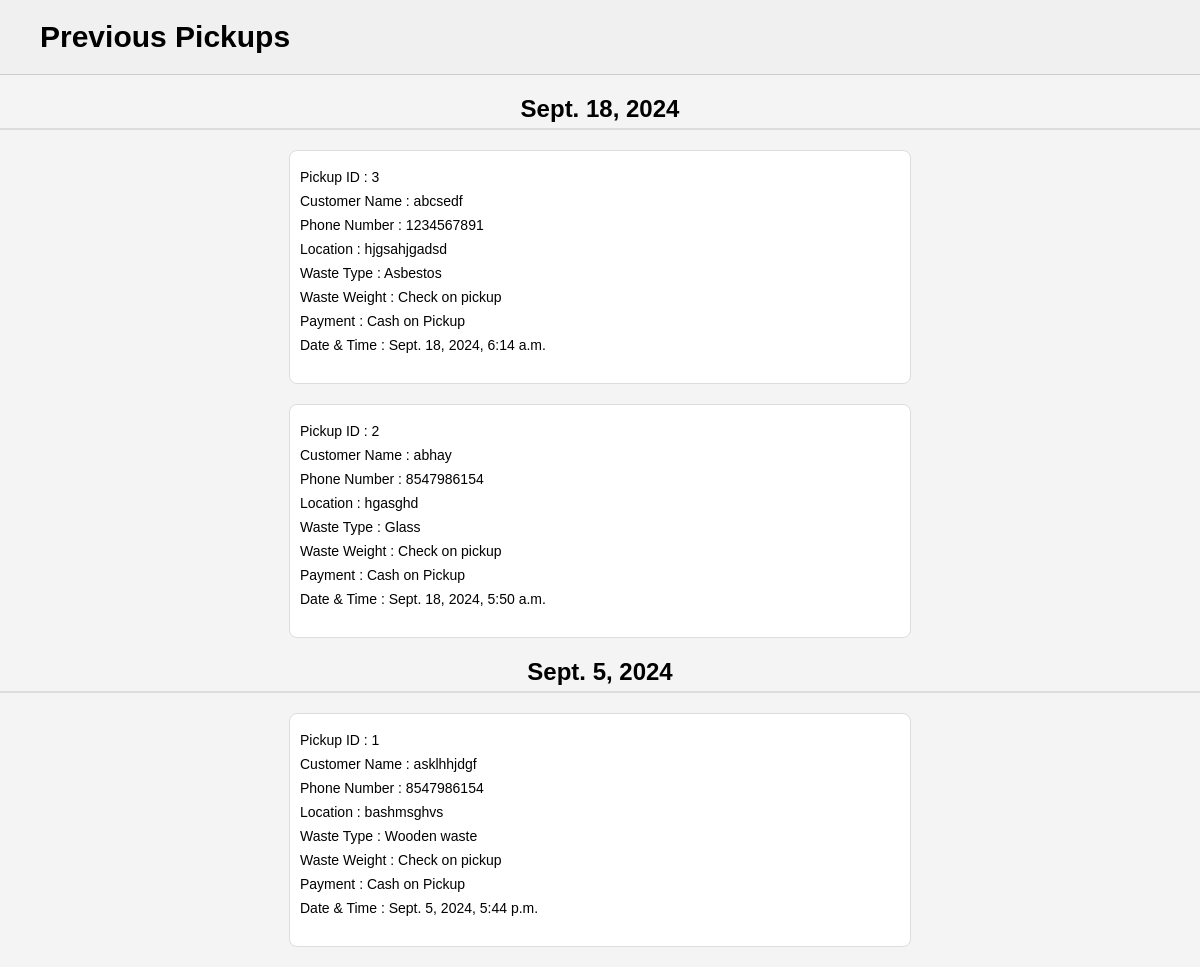
The app's page /prev/ with its own data.
### WM_app/models.py (models this page shows, shortened)
class Pickup(models.Model):
    pickup_id=models.AutoField(primary_key=True)
    customer=models.CharField(max_length=255)
    contact_number=models.CharField(max_length=15)
    waste_type=models.CharField(max_length=50)
    weight=models.CharField(max_length=50)
    location=models.TextField()
    payment_status=models.CharField(max_length=50)
    date=models.DateTimeField(default=timezone.now)
    pickup_status=models.CharField(max_length=50,default='Pending')

### WM_app/views.py (the view)
# urls.py: path('prev/',views.oldpickups,name='prev'),
def oldpickups(request):
    now=timezone.now()
    start_of_day=now.replace(hour=0,minute=0,second=0,microsecond=0)
    pickups=Pickup.objects.filter(date__lt=start_of_day).annotate(
        date_only=Cast('date',DateField())
    ).order_by('-date_only','-date')
    pickup_by_date={}
    for pickup in pickups:
        pickup_date=pickup.date_only
        if pickup_date not in pickup_by_date:
            pickup_by_date[pickup_date]=[]
        pickup_by_date[pickup_date].append(pickup)
    return render(request,"previous.html",{'pickup_by_date':pickup_by_date})

### template/previous.html (shortened to what this page needs)
<!DOCTYPE html>
<html lang="en">
<head>
    {% load static %}
</head>
<body>
    <header class="header">
        <div class="title-container">
            <span class="title">Previous Pickups</span>
        </div>
    </header>
    {% for date,pickups in pickup_by_date.items %}
        <div class="date-section">
            <h2 class="date-heading">{{ date }}</h2>
            {% for pickup in pickups %}
                <div class="content">
                    <div class="details">
                        <p>Pickup ID : {{ pickup.pickup_id }}</p>
                        <p>Customer Name : {{ pickup.customer }}</p>
                        <p>Phone Number : {{ pickup.contact_number }}</p>
                        <p>Location : {{ pickup.location }}</p>
                        <p>Waste Type : {{ pickup.waste_type }}</p>
                        <p>Waste Weight : {{ pickup.weight }}</p>
                        <p>Payment : {{ pickup.payment_status }}</p>
                        <p>Date & Time : {{ pickup.date }}</p>
                    </div>
                </div>
            {% endfor %}
        </div>
    {% empty %}
        <p>No previous pickups available.</p>
    {% endfor %}
</body>
</html>

### template/previous.html (style rules this page uses)
body { font-family: Arial, sans-serif; margin: 0; padding: 0; background-color: #f4f4f4; }
.header { padding: 10px 20px; background-color: #f0f0f0; border-bottom: 1px solid #ccc; }
.title-container { display: flex; align-items: center; padding: 10px 20px; }
.title { font-size: 30px; font-weight: bold; }
.content { padding: 20px; max-width: 600px; margin: 20px auto; border: 1px solid #ddd; border-radius: 8px; background-color: #fff; }
.details { margin-bottom: 20px; }
.details p { margin: 8px 0; font-size: 14px; }
.date-section { margin-bottom: 20px; }
.date-heading { font-size: 1.5em; margin-bottom: 10px; border-bottom: 2px solid #ddd; padding-bottom: 5px; text-align: center; }
.content { border: 1px solid #ddd; padding: 10px; margin-bottom: 10px; }

### records on screen
Pickup: date "Sept. 18, 2024", pickup_id "3", customer "abcsedf", contact_number "1234567891", location "hjgsahjgadsd", waste_type "Asbestos", weight "Check on pickup", payment_status "Cash on Pickup", date "Sept. 18, 2024, 6:14 a.m."
Pickup: pickup_id "2", customer "abhay", contact_number "8547986154", location "hgasghd", waste_type "Glass", weight "Check on pickup", payment_status "Cash on Pickup", date "Sept. 18, 2024, 5:50 a.m."
Pickup: date "Sept. 5, 2024", pickup_id "1", customer "asklhhjdgf", contact_number "8547986154", location "bashmsghvs", waste_type "Wooden waste", weight "Check on pickup", payment_status "Cash on Pickup", date "Sept. 5, 2024, 5:44 p.m."
